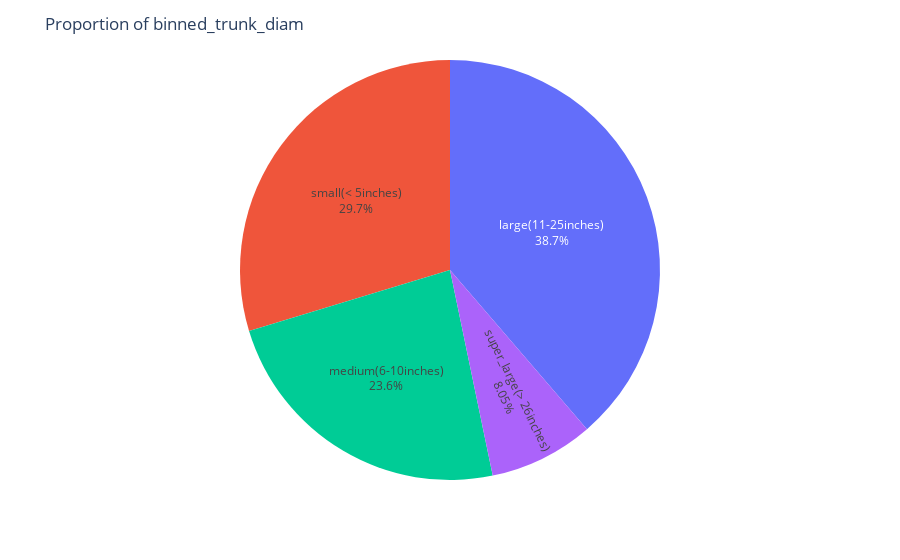

This figure's notebook cell:
### Markdown cell above
#### Proportion

### Code cell
import plotly.express as px
fig = px.pie(df, 'binned_trunk_diam')

fig.update_layout(title="Proportion of binned_trunk_diam")
fig.update_traces(textposition='inside',
                  textinfo='percent+label', showlegend=False)
fig.show()

### Figure 1 — Plotly figure (JSON) as saved in the notebook; plotly's stock layout.template omitted (floating-point values rounded to 4 significant figures; data arrays with more than 128 entries replaced by an {"elided": "..."} marker saying what was removed)
{"data": [{"domain": {"x": [0, 1], "y": [0, 1]}, "hovertemplate": "binned_trunk_diam=%{label}<extra></extra>", "labels": {"elided": "47677 str values"}, "legendgroup": "", "name": "", "showlegend": false, "textinfo": "percent+label", "textposition": "inside", "type": "pie"}], "layout": {"legend": {"tracegroupgap": 0}, "margin": {"t": 60}, "title": {"text": "Proportion of binned_trunk_diam"}}}
